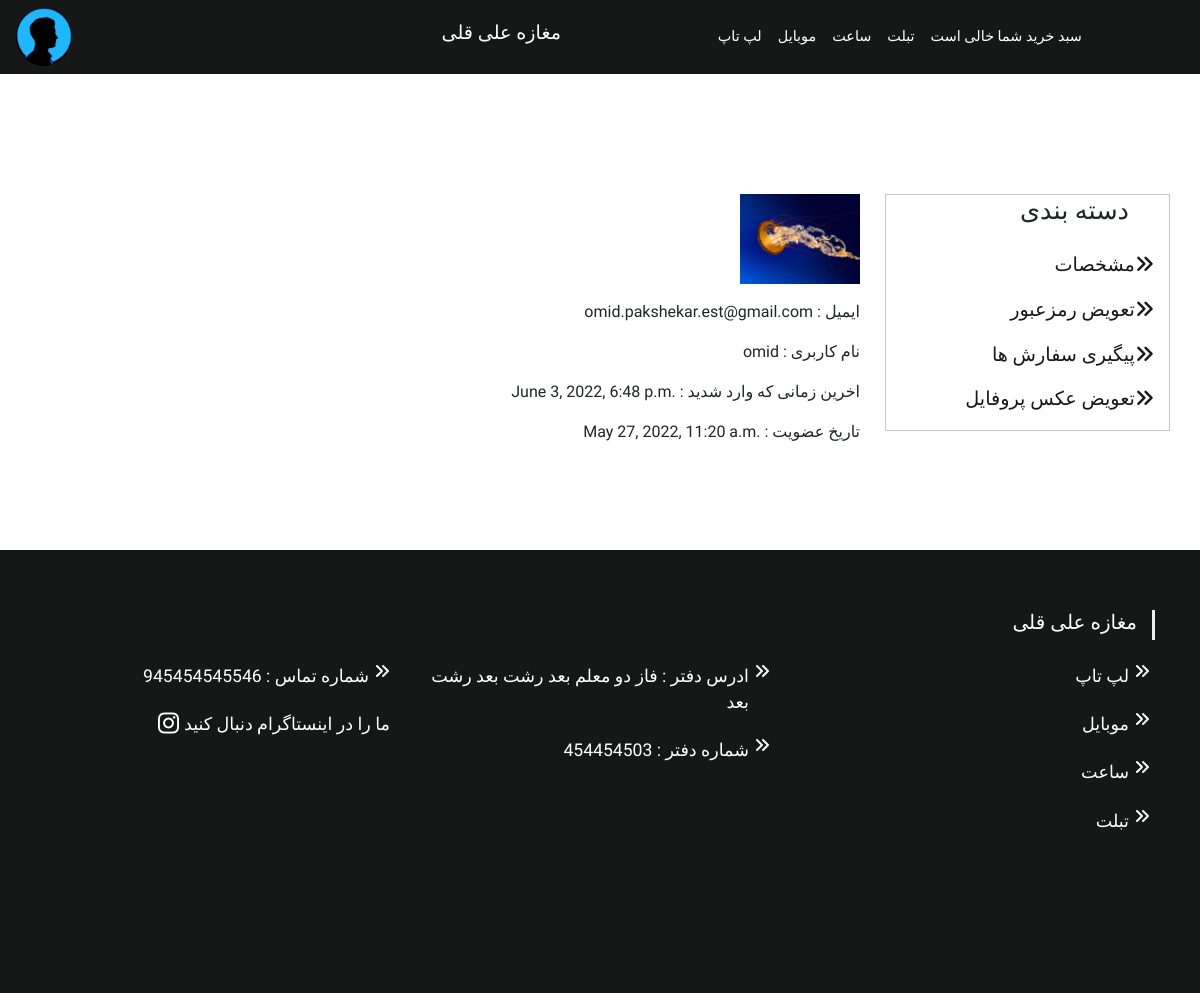
The app's page /customers/profile/ (signed in), older data.
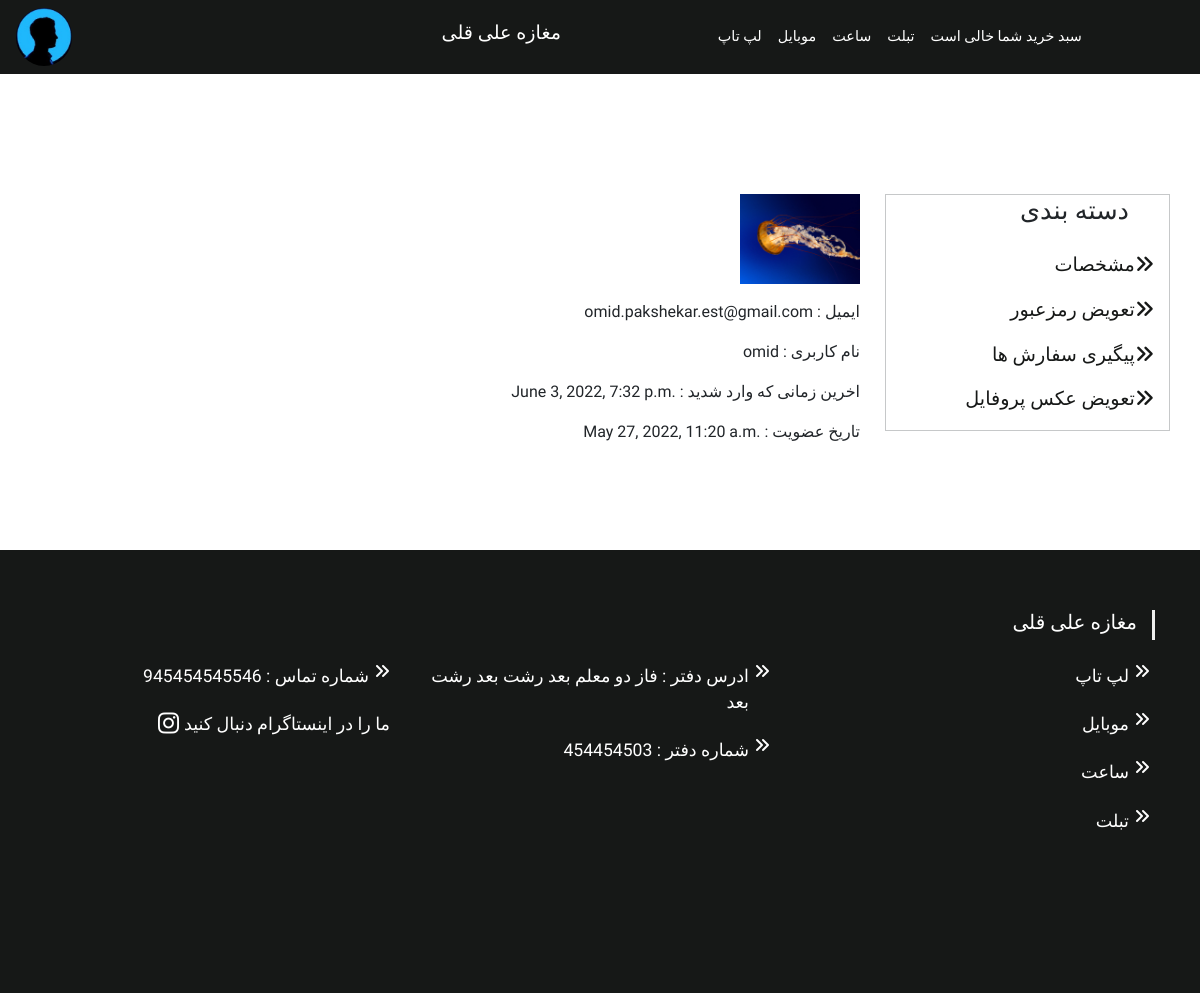
The same page, newer data.
### customers/models.py (models this page shows, shortened)
class CustomUser(AbstractBaseUser):
    class Meta:
        verbose_name_plural = "Customers"
    email 				= models.EmailField(verbose_name="email", max_length=60, unique=True)
    username 			= models.CharField(max_length=30, unique=True)
    date_joined			= models.DateTimeField(verbose_name='date joined', auto_now_add=True)
    last_login			= models.DateTimeField(verbose_name='last login', auto_now=True)
    is_admin			= models.BooleanField(default=False)
    is_active			= models.BooleanField(default=True)
    is_staff			= models.BooleanField(default=False)
    is_superuser		= models.BooleanField(default=False)
    profile_image       = models.ImageField(max_length=255, upload_to=get_profile_image_filepath, null=True, blank=True, default=get_default_profile_image)
    hide_email          = models.BooleanField(default=True)
    USERNAME_FIELD = 'email'
    REQUIRED_FIELDS = ['username']
    objects = MyAccountManager()
    def __str__(self):
        return self.email

### customers/views.py (the view, shortened to what this page needs)
# urls.py: path('profile/', login_required(views.ProfileView.as_view()), name='profile'),
class ProfileView(TemplateView):
    template_name = 'customers/profile.html'
    def get_context_data(self, **kwargs):
        context = super().get_context_data(**kwargs)
        user_ = CustomUser.objects.get(email=self.request.user)
        slug_ = self.kwargs.get('slug')
        order_ = None
        if slug_ == "order-history":
            order_ = Order.objects.filter(user= user_)
            self.template_name = 'customers/order_history.html'
        form_ = None
        if slug_ == "change-profile-image":
            form_ = ChangeProfileImageForm()
            self.template_name = 'customers/change_profile_image.html'
        context.update({'user': user_, 'order_': order_, 'form_' : form_})
        return context

### cart/cart.py (called while the page is built)
    def __len__(self):
        return sum(item['quantity'] for item in self.cart.values())

### cart/context_processors.py (called while the page is built)
def cart(request):
    return {'cart': Cart(request)}

### customers/templates/customers/profile.html (shortened to what this page needs)
{% extends 'customers_base.html' %}
{% load static %}
{% block content2 %}
  <div class="" style="float:right; margin-right:10px; text-align:right;">
    <p ><img style="width:120px;" src="{{user.profile_image.url}}" alt=""></p>
    <p>{{user.email}} : ایمیل</p>
    <p>{{user.username}} : نام کاربری </p>
    <p>{{user.last_login}} : اخرین زمانی که وارد شدید</p>
    <p>{{user.date_joined}} : تاریخ عضویت</p>
  </div>
{% endblock %}

Row changes from the older to the newer data that the page shows:
changed CustomUser "omid.pakshekar.est@gmail.com": last_login "June 3, 2022, 6:48 p.m." → "June 3, 2022, 7:32 p.m."
